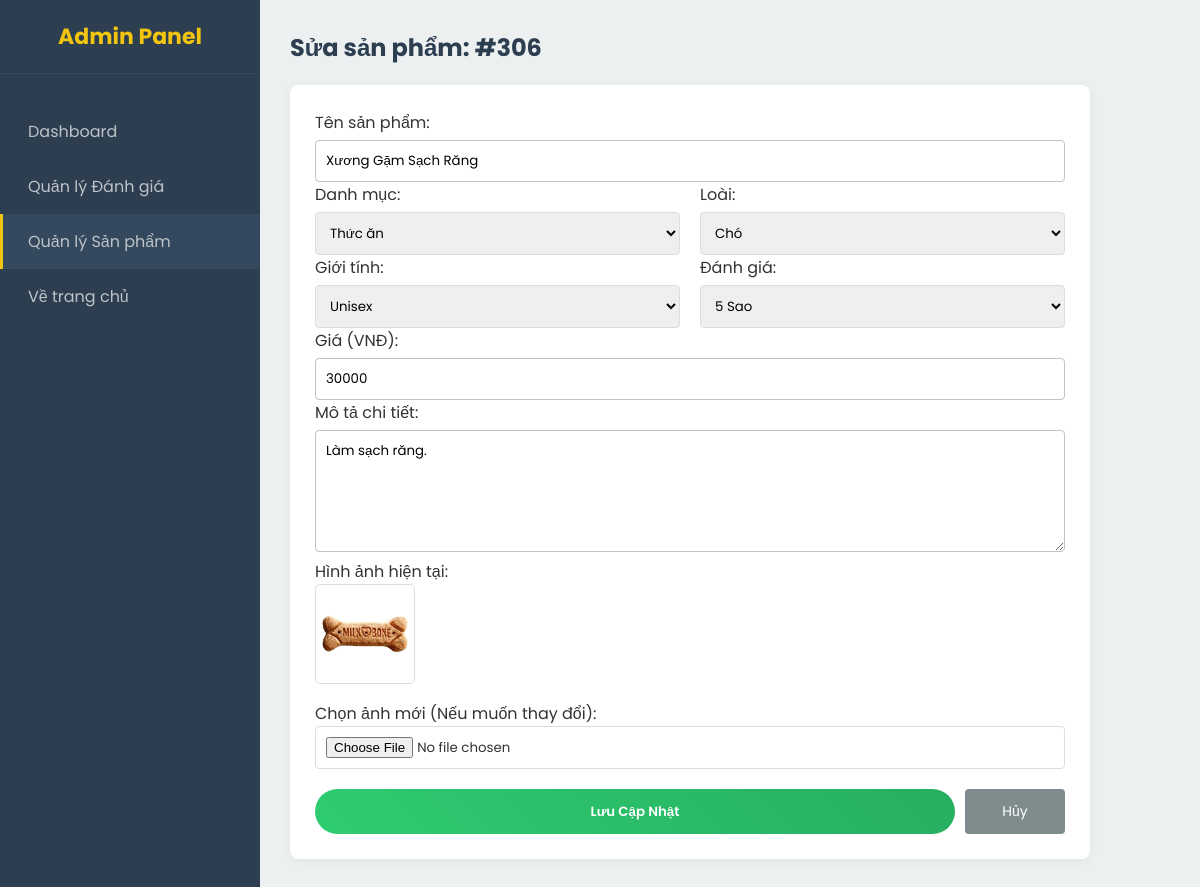
Page /admin/edit_product.php?id=306 (signed in) on the committed database.
### tables this page shows
CREATE TABLE IF NOT EXISTS products (
    id INT AUTO_INCREMENT PRIMARY KEY,
    name VARCHAR(255) NOT NULL,
    species ENUM('dog', 'cat', 'all') NOT NULL, 
    category ENUM('food', 'accessory', 'health', 'toy', 'cage', 'pet') NOT NULL, 
    sub_category VARCHAR(50), 
    brand VARCHAR(50), 
    age_group ENUM('baby', 'adult', 'senior', 'all') DEFAULT 'all',
    gender ENUM('male', 'female', 'unisex') DEFAULT 'unisex',  
    price DECIMAL(15, 0) NOT NULL,
    old_price DECIMAL(15, 0) DEFAULT 0,
    image VARCHAR(255),
    rating FLOAT DEFAULT 5,
    description TEXT,
    sold_count INT DEFAULT 0,
    is_new BOOLEAN DEFAULT 1,
    created_at TIMESTAMP DEFAULT CURRENT_TIMESTAMP
);

### src/admin/edit_product.php (the view, shortened to what this page needs)
<?php
require_once '../includes/db.php';
$id = $_GET['id'];
$stmt = $conn->prepare("SELECT * FROM products WHERE id = ?");
$stmt->execute([$id]);
$product = $stmt->fetch(PDO::FETCH_ASSOC);
?>
<!DOCTYPE html>
<html lang="vi">
<head>
    <link rel="stylesheet" href="../assets/css/style.css">
    <link rel="stylesheet" href="../assets/css/admin.css">
</head>
<body>
<div class="admin-layout">
    <div class="sidebar">
        <h3>Admin Panel</h3>
        <a href="index.php">Dashboard</a>
        <a href="reviews.php">Quản lý Đánh giá</a>
        <a href="products.php" style="background: #34495e; border-left: 3px solid #f1c40f;">Quản lý Sản phẩm</a>
        <a href="../index.php">Về trang chủ</a>
    </div>
    <div class="content">
        <h2>Sửa sản phẩm: #<?= $product['id'] ?></h2>
        <div style="background: white; padding: 25px; border-radius: 8px; box-shadow: 0 2px 10px rgba(0,0,0,0.05); max-width: 800px;">
            <form method="POST" enctype="multipart/form-data">
                <div class="form-group">
                    <label>Tên sản phẩm:</label>
                    <input type="text" name="name" value="<?= htmlspecialchars($product['name']) ?>" required>
                </div>
                <div style="display: grid; grid-template-columns: 1fr 1fr; gap: 20px;">
                    <div class="form-group">
                        <label>Danh mục:</label>
                        <select name="category" style="width: 100%; padding: 10px; border: 1px solid #ddd; border-radius: 4px;">
                            <option value="food" <?= $product['category']=='food'?'selected':'' ?>>Thức ăn</option>
                        </select>
                    </div>
                    <div class="form-group">
                        <label>Loài:</label>
                        <select name="species" style="width: 100%; padding: 10px; border: 1px solid #ddd; border-radius: 4px;">
                            <option value="dog" <?= $product['species']=='dog'?'selected':'' ?>>Chó</option>
                        </select>
                    </div>
                </div>
                <div style="display: grid; grid-template-columns: 1fr 1fr; gap: 20px;">
                    <div class="form-group">
                        <label>Giới tính:</label>
                        <select name="gender" style="width: 100%; padding: 10px; border: 1px solid #ddd; border-radius: 4px;">
                            <option value="unisex" <?= $product['gender']=='unisex'?'selected':'' ?>>Unisex</option>
                        </select>
                    </div>
                    <div class="form-group">
                        <label>Đánh giá:</label>
                        <select name="rating" style="width: 100%; padding: 10px; border: 1px solid #ddd; border-radius: 4px;">
                            <option value="5" <?= $product['rating']==5?'selected':'' ?>>5 Sao</option>
                        </select>
                    </div>
                </div>
                <div class="form-group">
                    <label>Giá (VNĐ):</label>
                    <input type="number" name="price" value="<?= $product['price'] ?>" required>
                </div>
                <div class="form-group">
                    <label>Mô tả chi tiết:</label>
                    <textarea name="description" rows="5" style="width: 100%; padding: 10px; border: 1px solid #bdc3c7; border-radius: 4px; margin-top: 5px;"><?= htmlspecialchars($product['description']) ?></textarea>
                </div>
                <div class="form-group">
                    <label>Hình ảnh hiện tại:</label><br>
                    <img src="../assets/images/<?= $product['image'] ?>" width="100" style="margin-bottom: 10px; border: 1px solid #ddd; padding: 5px; border-radius: 5px;">
                    <br>
                    <label>Chọn ảnh mới (Nếu muốn thay đổi):</label>
                    <input type="file" name="image" accept="image/*">
                </div>
                <div style="display: flex; gap: 10px; margin-top: 20px;">
                    <button type="submit" name="update_product" class="btn" style="flex: 1;">Lưu Cập Nhật</button>
                    <a href="products.php" class="btn-danger" style="text-align: center; padding: 12px; border-radius: 4px; background: #7f8c8d; width: 100px;">Hủy</a>
                </div>
            </form>
        </div>
    </div>
</div>
</body>
</html>

### src/assets/css/style.css (style rules this page uses)
* { margin: 0; padding: 0; box-sizing: border-box; font-family: 'Poppins', sans-serif; }
body { background-color: #f8f9fa; color: #333; display: flex; flex-direction: column; min-height: 100vh; }
a { text-decoration: none; color: inherit; transition: 0.3s; }
.btn { background: linear-gradient(45deg, #2ecc71, #27ae60); color: white; border: none; padding: 10px 25px; border-radius: 25px; cursor: pointer; font-weight: 600; text-decoration: none; display: inline-block; transition: 0.3s; }
input[type="file"] { padding: 10px; background: white; border: 1px solid #ddd; width: 100%; border-radius: 4px; }
.btn-danger { background: #e74c3c; color: white; }

### src/assets/css/admin.css (style rules this page uses)
.admin-layout { display: flex; min-height: 100vh; }
.sidebar { width: 260px; background-color: #2c3e50; color: #ecf0f1; flex-shrink: 0; padding-top: 20px; transition: all 0.3s; }
.sidebar h3 { text-align: center; margin-bottom: 30px; font-size: 22px; border-bottom: 1px solid #34495e; padding-bottom: 20px; color: #f1c40f; }
.sidebar a { display: block; color: #bdc3c7; padding: 15px 25px; text-decoration: none; font-size: 16px; transition: 0.3s; border-left: 3px solid transparent; }
.content { flex-grow: 1; background-color: #ecf0f1; padding: 30px; }
.content h1, .content h2 { color: #2c3e50; margin-bottom: 20px; }
form input[type="text"], form input[type="number"], form select { width: 100%; padding: 10px; border: 1px solid #bdc3c7; border-radius: 4px; margin-top: 5px; }
.btn-danger { background-color: #e74c3c; color: white; padding: 5px 10px; text-decoration: none; border-radius: 3px; font-size: 14px; }

### rows in the picture
products: id "306", name "Xương Gặm Sạch Răng", category "Thức ăn", species "Chó", gender "Unisex", price "30000", description "Làm sạch răng.", image (picture)
